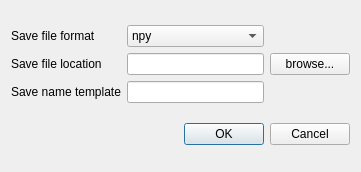
<?xml version="1.0" encoding="UTF-8"?>
<ui version="4.0">
 <class>SaveOptDlg</class>
 <widget class="QDialog" name="SaveOptDlg">
  <property name="geometry">
   <rect>
    <x>0</x>
    <y>0</y>
    <width>361</width>
    <height>172</height>
   </rect>
  </property>
  <property name="windowTitle">
   <string>Dialog</string>
  </property>
  <layout class="QVBoxLayout" name="verticalLayout">
   <item>
    <layout class="QGridLayout" name="gridLayout">
     <item row="0" column="0">
      <widget class="QLabel" name="label">
       <property name="text">
        <string>Save file format</string>
       </property>
      </widget>
     </item>
     <item row="0" column="1">
      <widget class="QComboBox" name="saveformat_cmbx">
       <item>
        <property name="text">
         <string>npy</string>
        </property>
       </item>
      </widget>
     </item>
     <item row="1" column="0">
      <widget class="QLabel" name="label_3">
       <property name="text">
        <string>Save file location</string>
       </property>
      </widget>
     </item>
     <item row="1" column="1">
      <widget class="QLineEdit" name="savefolder_lnedt"/>
     </item>
     <item row="1" column="2">
      <widget class="QPushButton" name="browse_button">
       <property name="text">
        <string>browse...</string>
       </property>
      </widget>
     </item>
     <item row="2" column="0">
      <widget class="QLabel" name="label_2">
       <property name="text">
        <string>Save name template</string>
       </property>
      </widget>
     </item>
     <item row="2" column="1">
      <widget class="QLineEdit" name="savename_lnedt"/>
     </item>
    </layout>
   </item>
   <item>
    <widget class="QDialogButtonBox" name="buttonBox">
     <property name="orientation">
      <enum>Qt::Horizontal</enum>
     </property>
     <property name="standardButtons">
      <set>QDialogButtonBox::Cancel|QDialogButtonBox::Ok</set>
     </property>
    </widget>
   </item>
  </layout>
 </widget>
 <resources/>
 <connections>
  <connection>
   <sender>buttonBox</sender>
   <signal>accepted()</signal>
   <receiver>SaveOptDlg</receiver>
   <slot>accept()</slot>
   <hints>
    <hint type="sourcelabel">
     <x>227</x>
     <y>154</y>
    </hint>
    <hint type="destinationlabel">
     <x>157</x>
     <y>171</y>
    </hint>
   </hints>
  </connection>
  <connection>
   <sender>buttonBox</sender>
   <signal>rejected()</signal>
   <receiver>SaveOptDlg</receiver>
   <slot>reject()</slot>
   <hints>
    <hint type="sourcelabel">
     <x>295</x>
     <y>160</y>
    </hint>
    <hint type="destinationlabel">
     <x>286</x>
     <y>171</y>
    </hint>
   </hints>
  </connection>
  <connection>
   <sender>browse_button</sender>
   <signal>clicked()</signal>
   <receiver>SaveOptDlg</receiver>
   <slot>browse_folders()</slot>
   <hints>
    <hint type="sourcelabel">
     <x>330</x>
     <y>73</y>
    </hint>
    <hint type="destinationlabel">
     <x>336</x>
     <y>103</y>
    </hint>
   </hints>
  </connection>
 </connections>
 <slots>
  <slot>browse_folders()</slot>
 </slots>
</ui>
